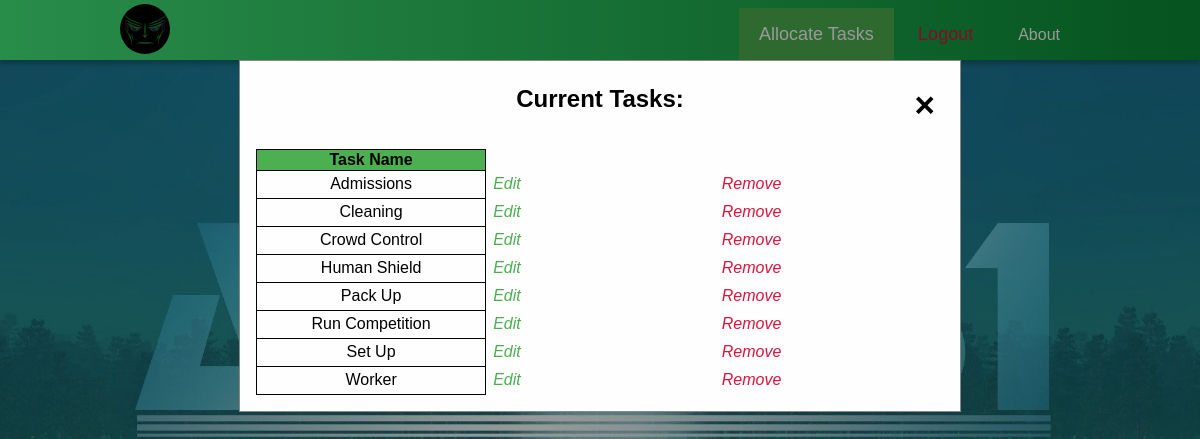
Page /manage.php (signed in) on the committed database.
### tables this page shows
CREATE TABLE `tasks` (
  `task_id` int(10) UNSIGNED NOT NULL,
  `task_name` char(20) NOT NULL
);

### manage.php (the view, shortened to what this page needs)
<?php
  @ $db = new mysqli('localhost', 'root', '', 'alien');
  $query = "SELECT * FROM tasks WHERE 1 ORDER BY task_name ASC;";
  $result = $db->query($query);
?>
<!DOCTYPE html>
<html lang="en">
<head>
    <link rel="stylesheet" href="./style.css">
</head>
<body background="./img/bg_2.jpg" onload="document.getElementById('focus_point').focus()">
<div class="header">
        <img id="icon" width='50px' height='50px' src = './img/icon.jpg' role='img' style="border-radius: 4pc">
        <div class="header-right">
            <a href='./organiser.php'><button class="active">
                Allocate Tasks
            </button></a>
            <a href="./logout.php">
            <button style="font-style: normal"id="resetbtn">
            </button>
            </a>
            <button  class="about">About</button>
        </div>
    </div>
    <div id='id02' class='register' style="display: block">
        <form method="post" action="./organiser.php" class="register-content animate" style="width: 60%">
            <div class="imgcontainer">
                <a href="./organiser.php"><span class="close" title="Close Login">&times;</span></a>
                <h2>Current Tasks:</h2>
            </div>
            <div class="container">
                <table>
                    <tr class="titles" style="width: 33%">
                        <th>Task Name</th>
                        <th class="remove"></th>
                        <th class="remove"></th>
                    </tr>
                    <?php
                        for($i=0; $i<$result->num_rows; $i++)
                        {
                            $row = $result->fetch_assoc();
                            echo '<tr>';
                            echo '<td>'.$row["task_name"];
                            echo '</td>';
                            echo '<td style="text-align: left" class=remove>
                            <button style="color: #4CAF50" type="submit" class="addbtn" id="resetbtn" name="edit_task" value='.$row['task_id'].'>
                            Edit
                            </button></td>';
                            echo '<td style="text-align: left" class=remove><button class="addbtn" type="submit" name="remove_task" id="resetbtn" value='.$row['task_id'].'>
                            Remove
                            </button></td>';
                            echo '</tr>';
                        }
                    ?>

### style.css (style rules this page uses)
body { width: auto; background-position: center top; background-repeat: no-repeat; background-size: cover; }
.header { background-image: linear-gradient(to right, #43e97b 0%, #098a34 100%); position: fixed; width: 100%; height: 60px; left: 0px; top: 0px; box-shadow: 0px 4px 4px rgba(8, 20, 0, 0.25); z-index: 99; }
.header img { float: left; margin: 0.3% 0% 0% 10%; }
.header-right { float: right; padding: 0% 10% 0% 0%; }
.header-right a { color: black; text-align: center; text-decoration: none; font-size: 18px; line-height: 25px; border-radius: 4px; }
button { background-color: #4CAF50; color: white; border: none; cursor: pointer; font: inherit; }
body { font-family: Arial, Helvetica, sans-serif; }
button { background-color: #4CAF50; color: white; padding: 14px 20px; margin: 8px 0; border: none; cursor: pointer; width: auto; }
#resetbtn { background: none; font-style: italic; color: crimson; }
.about { background: none; border-radius: 2pc; }
.imgcontainer { text-align: center; margin: 24px 0 12px 0; position: relative; }
.container { padding: 16px; }
.register { display: none; position: fixed; z-index: 100; left: 0; top: 0; width: 100%; height: 100%; overflow: auto; background-color: rgb(0,0,0); background-color: rgba(0,0,0,0.4); padding-top: 60px; }
.register-content { background-color: #fefefe; margin: 0% auto 15% auto; border: 1px solid #888; width: 60%; }
.close { position: absolute; right: 25px; top: 0; color: #000; font-size: 35px; font-weight: bold; }
.animate { -webkit-animation: animatezoom 0.6s; animation: animatezoom 0.6s }
table { border-collapse: collapse; width: 100%; }
th, tr, td { border: 1px solid black; width: 25%; text-align: center; }
th { background-color: #4CAF50; }
.remove { border: hidden; border-left: 1px solid black; background: none; }
.addbtn { background: none; font: italic; color: #4CAF50; padding: 4px 4px 4px 4px; margin: 0px 2px 0px 2px; border-radius: 5px; }

### rows in the picture
tasks: task_name "Admissions", $row['task_id'] 1 (drawn)
tasks: task_name "Cleaning", $row['task_id'] 10 (drawn)
tasks: task_name "Crowd Control", $row['task_id'] 2 (drawn)
tasks: task_name "Human Shield", $row['task_id'] 14 (drawn)
tasks: task_name "Pack Up", $row['task_id'] 12 (drawn)
tasks: task_name "Run Competition", $row['task_id'] 11 (drawn)
tasks: task_name "Set Up", $row['task_id'] 8 (drawn)
tasks: task_name "Worker", $row['task_id'] 7 (drawn)
